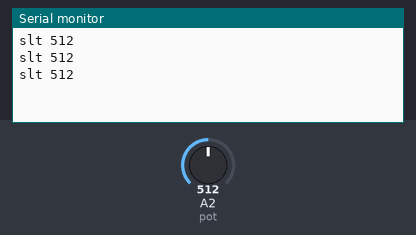
A sketch run on a simulated Arduino Uno, built with avr-gcc and run on an emulated ATmega328P. Shown: the last lines printed to the serial monitor. The inputs (shaded band) are chosen by the test bench; at power-on: A2 (pot) = 512.

Above: at 1.3 s.
1.4 s: A2 (pot) set to 716
At 1.9 s:
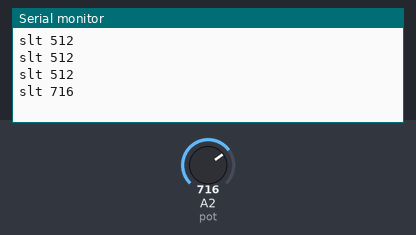
2.9 s: A2 (pot) set to 900
At 3.4 s:
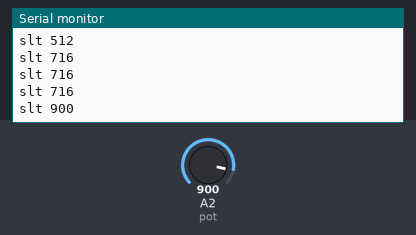
Timing chart, 0 to 5.9 s (numbered marks = the images above; inputs shaded):
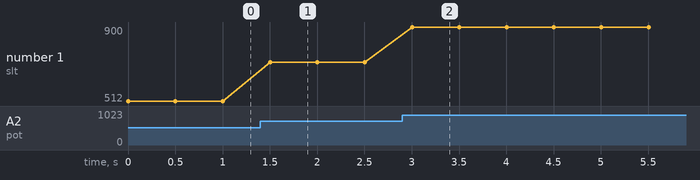

The sketch:

POTENTIO.ino
```cpp
const int pot = A2;
int valPot =0;
String msg = " ";

void setup() {
  // put your setup code here, to run once:
  Serial.begin(9600);
}

void loop() {
  // put your main code here, to run repeatedly:
  valPot = analogRead(pot);
  msg = String("slt " + String(valPot));
  Serial.println(msg);
  delay(500);
}
```

Measured:
- after the input at 1.4 s, the serial monitor: prints a new line after 0.10 s (image 1)
- after the input at 2.9 s, the serial monitor: prints a new line after 0.10 s (image 2)
- plotted number 1: 512 → 716 after the input at 1.4 s, 716 → 900 after the input at 2.9 s
